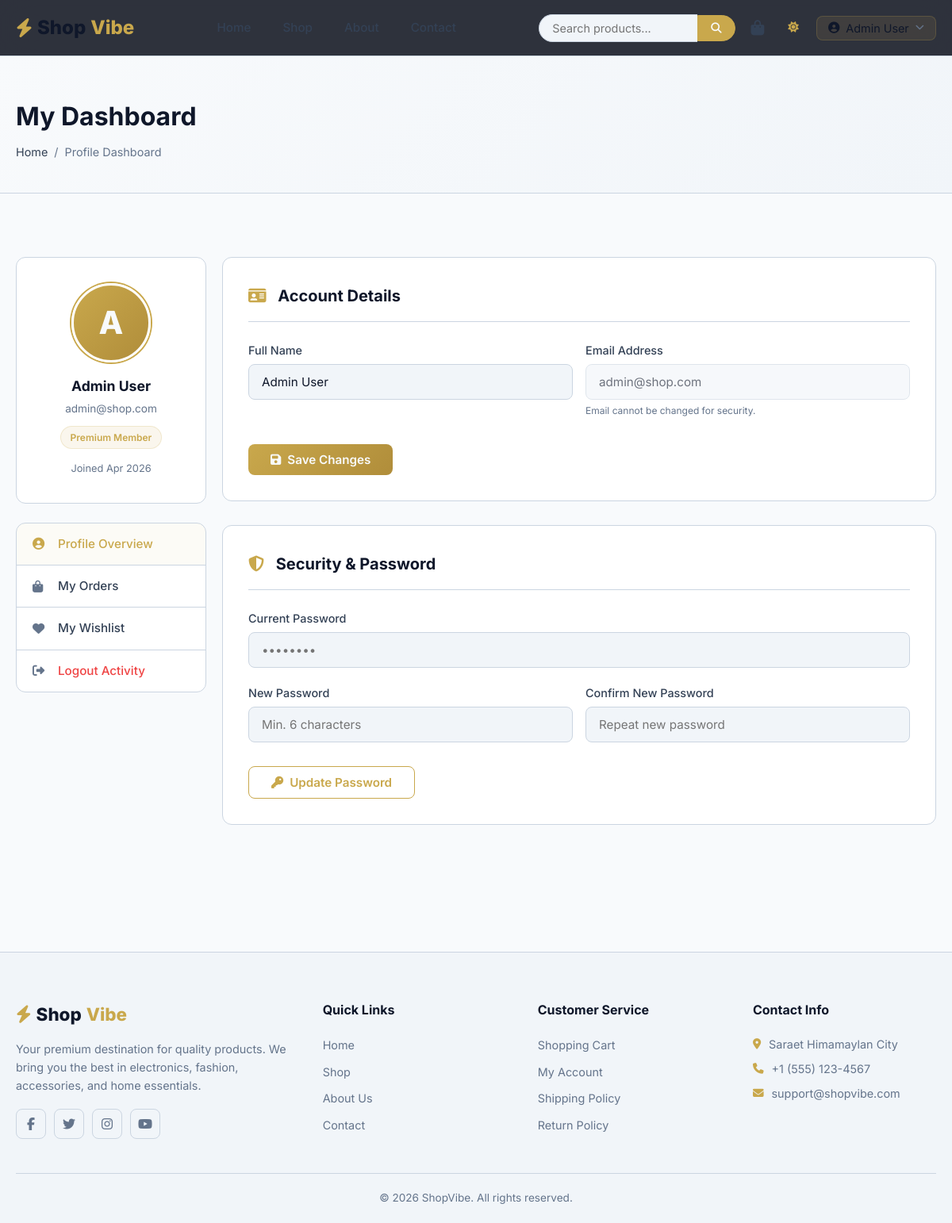
Page /e-commerceSystem/pages/profile.php (signed in) on the committed database.
### tables this page shows
CREATE TABLE `users` (
  `id` INT AUTO_INCREMENT PRIMARY KEY,
  `name` VARCHAR(100) NOT NULL,
  `email` VARCHAR(150) NOT NULL UNIQUE,
  `password` VARCHAR(255) NOT NULL,
  `role` ENUM('user','admin') NOT NULL DEFAULT 'user',
  `created_at` TIMESTAMP DEFAULT CURRENT_TIMESTAMP
);

### e-commerceSystem/includes/functions.php (called while the page is built, shortened)
<?php
function sanitize(string $data): string {
    return htmlspecialchars(trim($data), ENT_QUOTES, 'UTF-8');
}
function baseUrl(string $path = ''): string {
    return '/e-commerceSystem/' . ltrim($path, '/');
}

### e-commerceSystem/pages/profile.php (the view, shortened to what this page needs)
<?php
require_once __DIR__ . '/../includes/header.php';
$userId = currentUserId();
$stmt = $pdo->prepare("SELECT name, email, created_at FROM users WHERE id = ?");
$stmt->execute([$userId]);
$user = $stmt->fetch();
?>
<div class="page-header">
    <div class="container">
        <h1>My Dashboard</h1>
        <div class="breadcrumb">
            <a href="<?= baseUrl() ?>">Home</a>
            <span>/</span>
            <span>Profile Dashboard</span>
        </div>
    </div>
</div>
<section class="section">
    <div class="container">
        <div class="profile-layout">
            <aside class="profile-sidebar">
                <div class="card user-summary-card">
                    <div class="user-avatar-wrapper">
                        <div class="user-avatar">
                            <?= strtoupper(substr($user['name'], 0, 1)) ?>
                        </div>
                    </div>
                    <div class="user-info">
                        <h3><?= sanitize($user['name']) ?></h3>
                        <p><?= sanitize($user['email']) ?></p>
                        <span class="member-badge">Premium Member</span>
                        <div style="margin-top: 15px; font-size: 0.8rem; color: var(--text-muted);">
                            Joined <?= date('M Y', strtotime($user['created_at'])) ?>
                        </div>
                    </div>
                </div>
                <nav class="profile-nav">
                    <a href="<?= baseUrl('pages/profile.php') ?>" class="profile-nav-item active">
                        <i class="fas fa-user-circle"></i> Profile Overview
                    </a>
                    <a href="<?= baseUrl('pages/orders.php') ?>" class="profile-nav-item">
                        <i class="fas fa-shopping-bag"></i> My Orders
                    </a>
                    <a href="<?= baseUrl('pages/wishlist.php') ?>" class="profile-nav-item">
                        <i class="fas fa-heart"></i> My Wishlist
                    </a>
                    <a href="<?= baseUrl('includes/auth_actions.php?action=logout') ?>" class="profile-nav-item" style="color: var(--error);">
                        <i class="fas fa-sign-out-alt"></i> Logout Activity
                    </a>
                </nav>
            </aside>
            <div class="profile-main">
                <div class="card" style="margin-bottom: 30px;">
                    <div class="card-header">
                        <h2><i class="fas fa-id-card" style="color: var(--primary); margin-right: 10px;"></i> Account Details</h2>
                    </div>
                    <form action="<?= baseUrl('includes/profile_handler.php') ?>" method="POST" data-validate>
                        <div class="form-row">
                            <div class="form-group">
                                <label for="name">Full Name</label>
                                <input type="text" id="name" name="name" class="form-control" value="<?= sanitize($user['name']) ?>" required>
                            </div>
                            <div class="form-group">
                                <label>Email Address</label>
                                <input type="email" class="form-control" value="<?= sanitize($user['email']) ?>" disabled style="opacity: 0.6; cursor: not-allowed;">
                                <small style="color: var(--text-muted); font-size: 0.75rem;">Email cannot be changed for security.</small>
                            </div>
                        </div>
                        <button type="submit" class="btn btn-primary" style="margin-top: 10px;">
                            <i class="fas fa-save"></i> Save Changes
                        </button>
                    </form>
                </div>
                <div class="card">
                    <div class="card-header">
                        <h2><i class="fas fa-shield-alt" style="color: var(--primary); margin-right: 10px;"></i> Security & Password</h2>
                    </div>
                    <form action="<?= baseUrl('includes/profile_handler.php') ?>" method="POST" data-validate>
                        <div class="form-group">
                            <label for="current_password">Current Password</label>
                            <input type="password" id="current_password" name="current_password" class="form-control" placeholder="••••••••" required>
                        </div>
                        <div class="form-row">
                            <div class="form-group">
                                <label for="new_password">New Password</label>
                                <input type="password" id="new_password" name="new_password" class="form-control" placeholder="Min. 6 characters" required minlength="6">
                            </div>
                            <div class="form-group">
                                <label for="confirm_password">Confirm New Password</label>
                                <input type="password" id="confirm_password" name="confirm_password" class="form-control" placeholder="Repeat new password" required minlength="6">
                            </div>
                        </div>
                        <button type="submit" class="btn btn-outline" style="margin-top: 10px;">
                            <i class="fas fa-key"></i> Update Password
                        </button>
                    </form>
                </div>
            </div>
        </div>
    </div>
</section>
<?php require_once __DIR__ . '/../includes/footer.php'; ?>

### rows in the picture
users: name "A", name "Admin User", email "admin@shop.com", created_at "Apr 2026"

### other values in the picture
currentUserName() "Admin User"
